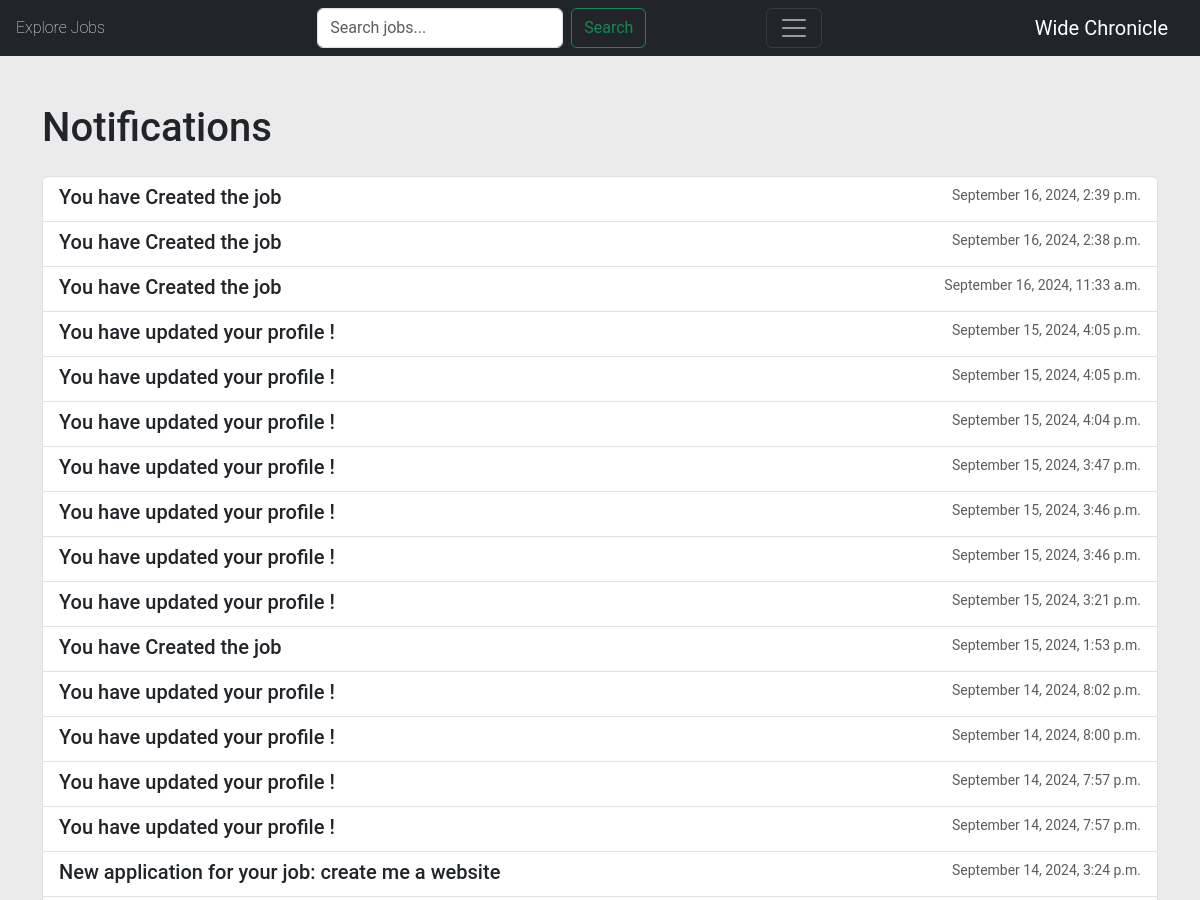
The page /notifications/ (signed in, upper part) on the database as committed earlier.
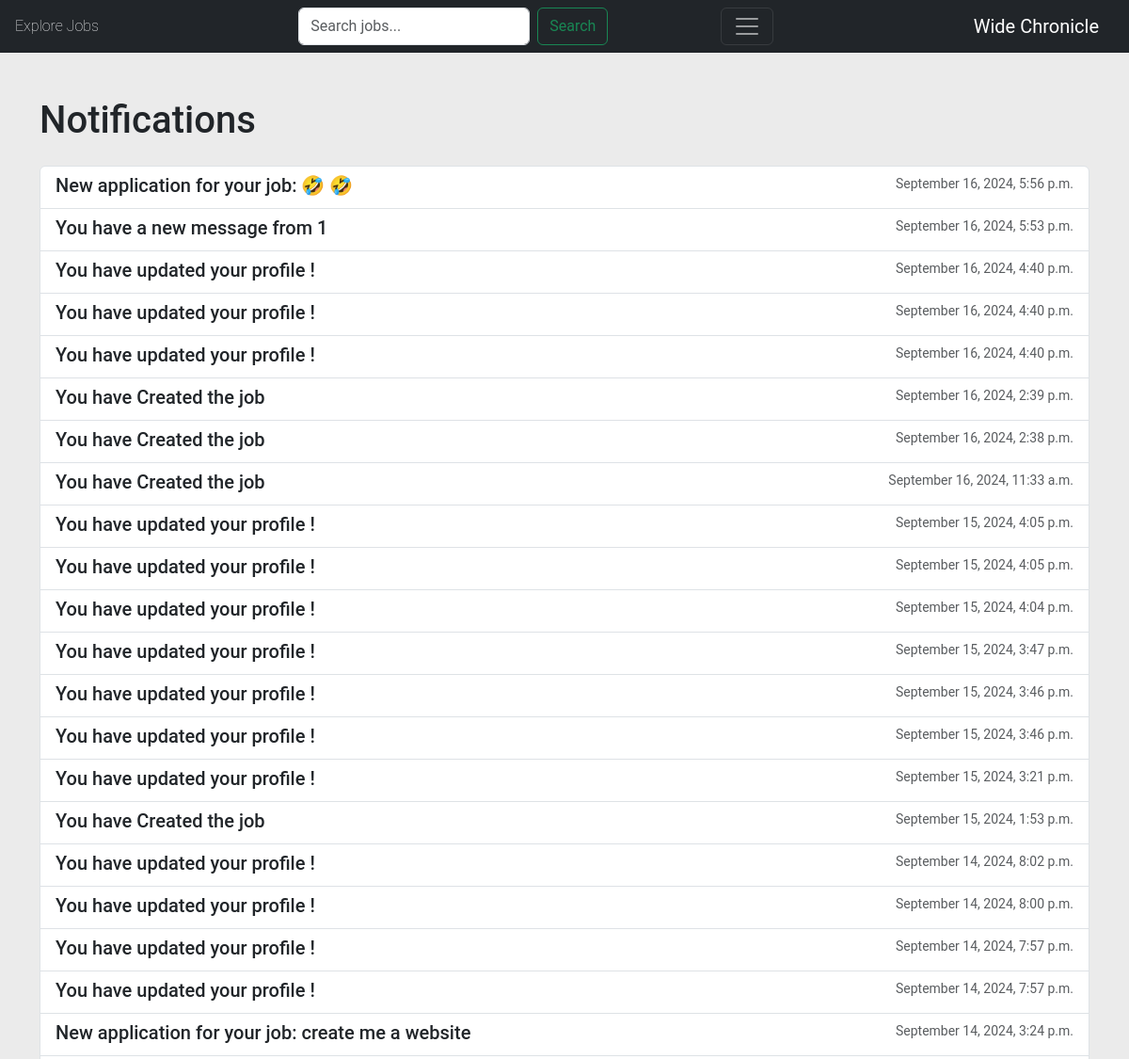
The same page on the database as committed later.
### jobs/models.py (models this page shows, shortened)
class Notification(models.Model):
    user = models.ForeignKey(User, on_delete=models.CASCADE)
    message = models.TextField()
    timestamp = models.DateTimeField(auto_now_add=True)
    is_read = models.BooleanField(default=False)
    class Meta:
        ordering = ['-timestamp']

### jobs/views.py (the view)
# urls.py: path('notifications/', notifications_view, name='notifications'),
def notifications_view(request):
    notifications = Notification.objects.filter(user=request.user,)
    context = {'notifications': notifications}
    if notifications:
        mark_notifications_as_read(request)
    return render(request, 'jobs/notifications.html', context)

### accounts/models.py (called while the page is built)
    def role(self):
        if hasattr(self, 'seller'):
            return 'Seller'
        elif hasattr(self, 'buyer'):
            return 'Buyer'
        else:
            return None

    def name(user):
        if hasattr(user, 'seller'):
            return user.seller.name
        elif hasattr(user, 'buyer'):
            return user.buyer.name

    def profile_pic(user):
        if hasattr(user, 'seller'):
            return user.seller.profile_pic.url
        elif hasattr(user, 'buyer'):
            return user.buyer.profile_pic.url
        return user.profile_pic

### jobs/context_processors.py (called while the page is built)
def unread_notifications(request):
    if request.user.is_authenticated:
        unread_count = Notification.objects.filter(user=request.user, is_read=False).count()
    else:
        unread_count = 0
    return {
        'unread_notifications_count': unread_count
    }

### jobs/views.py (called while the page is built)
def mark_notifications_as_read(request):
    notifications = Notification.objects.filter(user=request.user, is_read=False)
    notifications.update(is_read=True)

### jobs/templates/jobs/notifications.html
{% extends 'jobs/_base.html' %}
{% block content %}
<div class="container mt-5">
    <h1 class="mb-4">Notifications</h1>
    <div class="list-group">
        {% for notification in notifications %}
        <a href="#" class="list-group-item list-group-item-action">
            <div class="d-flex w-100 justify-content-between">
                <h5 class="mb-1">{{ notification.message }}</h5>
                <small class="text-muted">{{ notification.timestamp|date:"F j, Y, g:i a" }}</small>
            </div>
        </a>
        {% empty %}
        <div class="alert alert-info">
            No new notifications.
        </div>
        {% endfor %}
    </div>
</div>
{% endblock %}

Rows that differ between the two databases and show on the page:
added Notification: message "New application for your job: 🤣 🤣", timestamp "September 16, 2024, 5:56 p.m."
added Notification: message "You have a new message from 1", timestamp "September 16, 2024, 5:53 p.m."
added Notification: message "You have updated your profile !", timestamp "September 16, 2024, 4:40 p.m."
added Notification: message "You have updated your profile !", timestamp "September 16, 2024, 4:40 p.m."
added Notification: message "You have updated your profile !", timestamp "September 16, 2024, 4:40 p.m."
